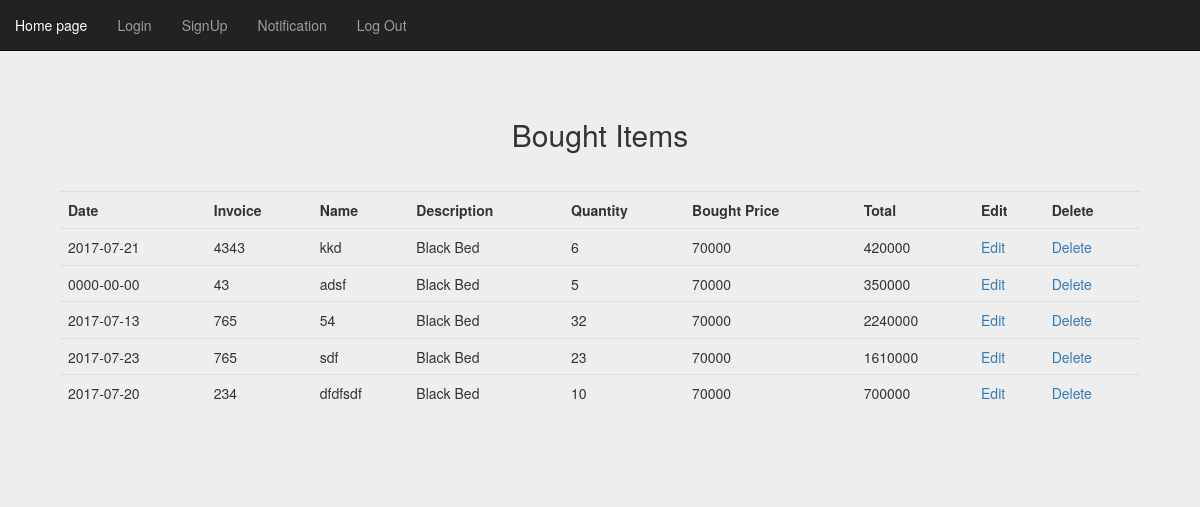
Screenshot of /incoming_table.php (signed in) with the database file from the repository.
### tables this page shows
CREATE TABLE IF NOT EXISTS `incoming` (
  `id` int(11) NOT NULL AUTO_INCREMENT,
  `date` date NOT NULL,
  `customer_name` varchar(200) NOT NULL,
  `invoice_no` int(11) NOT NULL,
  `i_code` varchar(50) NOT NULL,
  `amount` float NOT NULL,
  `price` float NOT NULL,
  PRIMARY KEY (`id`)
);

CREATE TABLE IF NOT EXISTS `item` (
  `id` int(11) NOT NULL AUTO_INCREMENT,
  `code` varchar(50) NOT NULL,
  `disc` text NOT NULL,
  `category` int(11) NOT NULL,
  `amount` float NOT NULL,
  `price` float NOT NULL,
  PRIMARY KEY (`id`)
);

### includes/session.php (called while the page is built, shortened)
<?php
class Session {
	private $logged_in=false;
  public function is_logged_in() {
    return $this->logged_in;
  }
	private function check_login() {
    if(isset($_SESSION['user_id'])) {
      $this->logged_in = true;
    } else {
      unset($this->user_id);
      $this->logged_in = false;
    }
  }
}
$session = new Session();
?>

### includes/database.php (called while the page is built, shortened)
<?php
class MySQLDatabase {
	private $connection;
	public function open_connection() {
		$this->connection = mysql_connect('localhost', 'root', '');
		if (!$this->connection) {
			die("Database connection failed: " . mysql_error());
		} else {
			$db_select = mysql_select_db('inventory', $this->connection);
		}
	}
	public function query($sql) {
		$result = mysql_query($sql, $this->connection);
		return $result;
	}
  public function fetch_array($result_set) {
    return mysql_fetch_array($result_set);
  }
}
$database = new MySQLDatabase();
?>

### includes/incoming.php (called while the page is built, shortened)
<?php
@require_once('database.php');
class Incoming {
  protected static $table_name="incoming";
  protected static $db_fields = array('id', 'date', 'customer_name', 'invoice_no', 'i_code', 'amount', 'price');
  public static function find_all() {
    return self::find_by_sql("SELECT * FROM ".self::$table_name);
  }
  public static function find_by_sql($sql="") {
    global $database;
    $result_set = $database->query($sql);
    $object_array = array();
    while ($row = $database->fetch_array($result_set)) {
      $object_array[] = self::instantiate($row);
    }
    return $object_array;
  }
  private static function instantiate($record) {
    $object = new self;
    foreach($record as $attribute=>$value){
      if($object->has_attribute($attribute)) {
        $object->$attribute = $value;
      }
    }
    return $object;
  }
  private function has_attribute($attribute) {
    return array_key_exists($attribute, $this->attributes());
  }
  protected function attributes() {
    $attributes = array();
    foreach(self::$db_fields as $field) {
      if(property_exists($this, $field)) {
        $attributes[$field] = $this->$field;
      }
    }
    return $attributes;
  }
}
?>

### includes/item.php (called while the page is built, shortened)
<?php
@require_once('database.php');
class Item{
  protected static $table_name="item";
  protected static $db_fields = array('id', 'code', 'disc', 'category', 'amount', 'price');
  public static function find_by_id($id=0) {
    $result_array = self::find_by_sql("SELECT * FROM ".self::$table_name." WHERE id={$id} LIMIT 1");
    return !empty($result_array) ? array_shift($result_array) : false;
  }
  public static function find_by_sql($sql="") {
    global $database;
    $result_set = $database->query($sql);
    $object_array = array();
    while ($row = $database->fetch_array($result_set)) {
      $object_array[] = self::instantiate($row);
    }
    return $object_array;
  }
  private static function instantiate($record) {
    $object = new self;
    foreach($record as $attribute=>$value){
      if($object->has_attribute($attribute)) {
        $object->$attribute = $value;
      }
    }
    return $object;
  }
  private function has_attribute($attribute) {
    return array_key_exists($attribute, $this->attributes());
  }
  protected function attributes() {
    $attributes = array();
    foreach(self::$db_fields as $field) {
      if(property_exists($this, $field)) {
        $attributes[$field] = $this->$field;
      }
    }
    return $attributes;
  }
}
?>

### incoming_table.php (the view, shortened to what this page needs)
<?php
    @require_once('initialized.php');
?>
<!Doctype html>
<html lang="en">
<head>
    <link rel="stylesheet" href="style/bootstrap.min.css">
</head>
<body data-spy="scroll" data-target="navbar" data-offset="50" style="background-color: #EEE;">
    <div class="jumbotron">
        <div class="container text-center" id="head" style="margin-top: 50px;">
            <h2>Bought Items</h2>
        </div>
        <nav class="navbar navbar-inverse navbar-fixed-top" id="my-navbar">
            <div class "container">
                <div class="collapse navbar-collapse" id="navbar-collapse">
                    <ul class="nav navbar-nav">
                        <li><a href="index.php">Home page</a></li>
                        <li><a href="signin.php">Login</a></li>
                        <li><a href="signup.php">SignUp</a></li>
                        <?php
                            if($session->is_logged_in()){
                                echo "<li><a href ='notify.php'>Notification</a></li>";
                                echo "<li><a href='process_log_out.php'>Log Out</a></li>";
                            }
                        ?>
                    </ul>
                </div>
        </nav>
        <table class="table" style="width: 90%; margin-left: 5%; margin-top: 30px;">
            <tr>
                <th>Date</th>
                <th>Invoice</th>
                <th>Name</th>
                <th>Description</th>
                <th>Quantity</th>
                <th>Bought Price</th>
                <th>Total</th>
                <th>Edit</th>
                <th>Delete</th>
            </tr>
            <?PhP
                $incoming = Incoming::find_all();
                for ($i=0; $i < count($incoming); $i++) {
                    $item = Item::find_by_id($incoming[$i]->i_code);
                    echo "<tr>";
                    echo "<td>{$incoming[$i]->date}</td>";
                    echo "<td>{$incoming[$i]->invoice_no}</td>";
                    echo "<td>{$incoming[$i]->customer_name}</td>";
                    echo "<td>{$item->disc}</td>";
                    echo "<td>{$incoming[$i]->amount}</td>";
                    echo "<td>{$item->price}</td>";
                    echo "<td>".$incoming[$i]->amount * $item->price."</td>";
                    echo "<td><a href='buy.php?id={$incoming[$i]->id}'>Edit</a></td>";
                    echo "<td><a href='incoming_table.php?mode={$incoming[$i]->id}'>Delete</a></td>";
                }
            ?>
        </table>
    </div>
</body>
</html>

### rows the page displays
incoming: date "2017-07-21", invoice_no "4343", customer_name "kkd", item.disc "Black Bed", amount "6", item.price "70000", $incoming[$i]->amount*$item->price "420000"
incoming: date "0000-00-00", invoice_no "43", customer_name "adsf", amount "5", $incoming[$i]->amount*$item->price "350000"
item: disc "Black Bed", price "70000"
incoming: date "2017-07-13", invoice_no "765", customer_name "54", amount "32", $incoming[$i]->amount*$item->price "2240000"
incoming: date "2017-07-23", invoice_no "765", customer_name "sdf", amount "23", $incoming[$i]->amount*$item->price "1610000"
incoming: date "2017-07-20", invoice_no "234", customer_name "dfdfsdf", amount "10", $incoming[$i]->amount*$item->price "700000"
